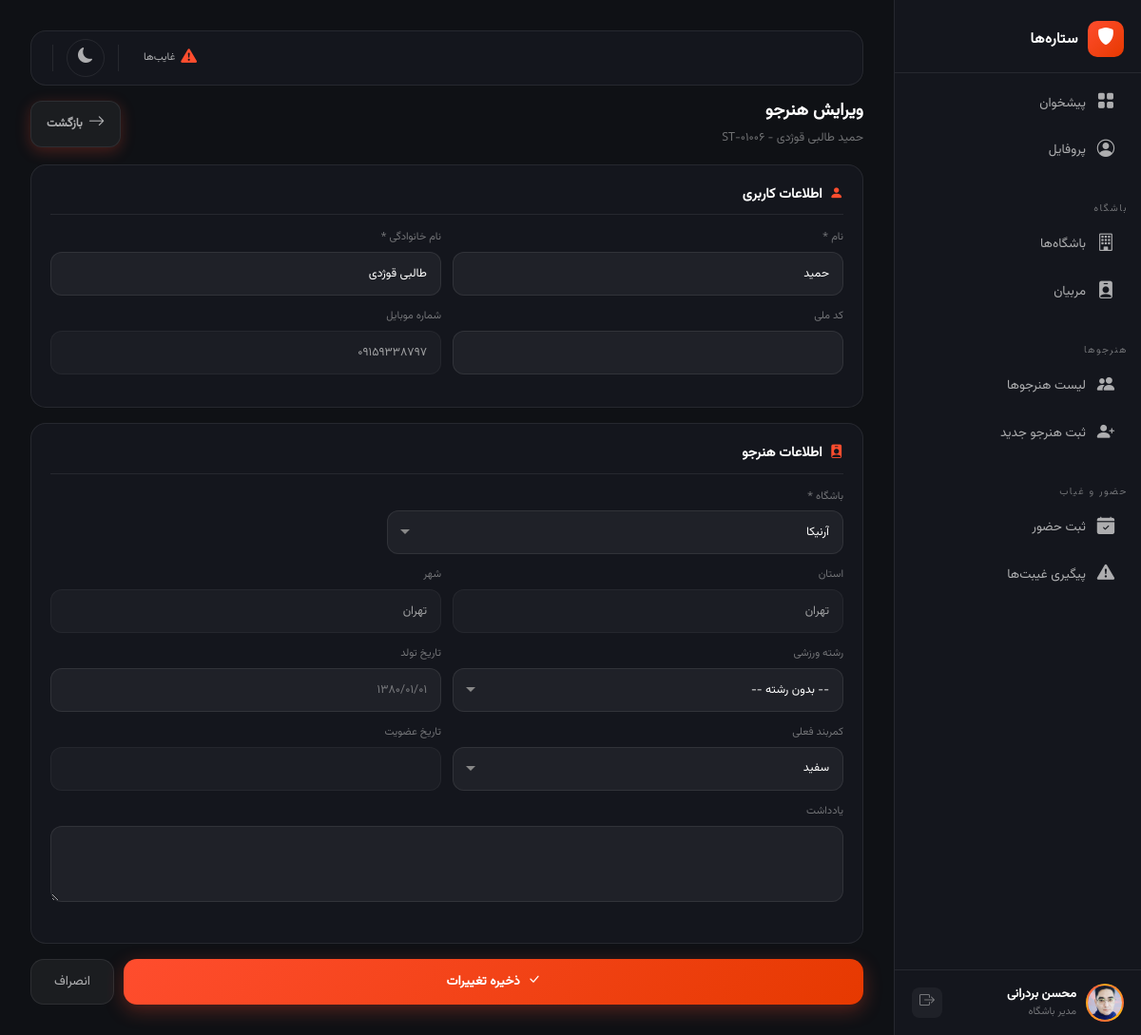
/students/6/edit/ (signed in), run on an earlier commit of the app's database.
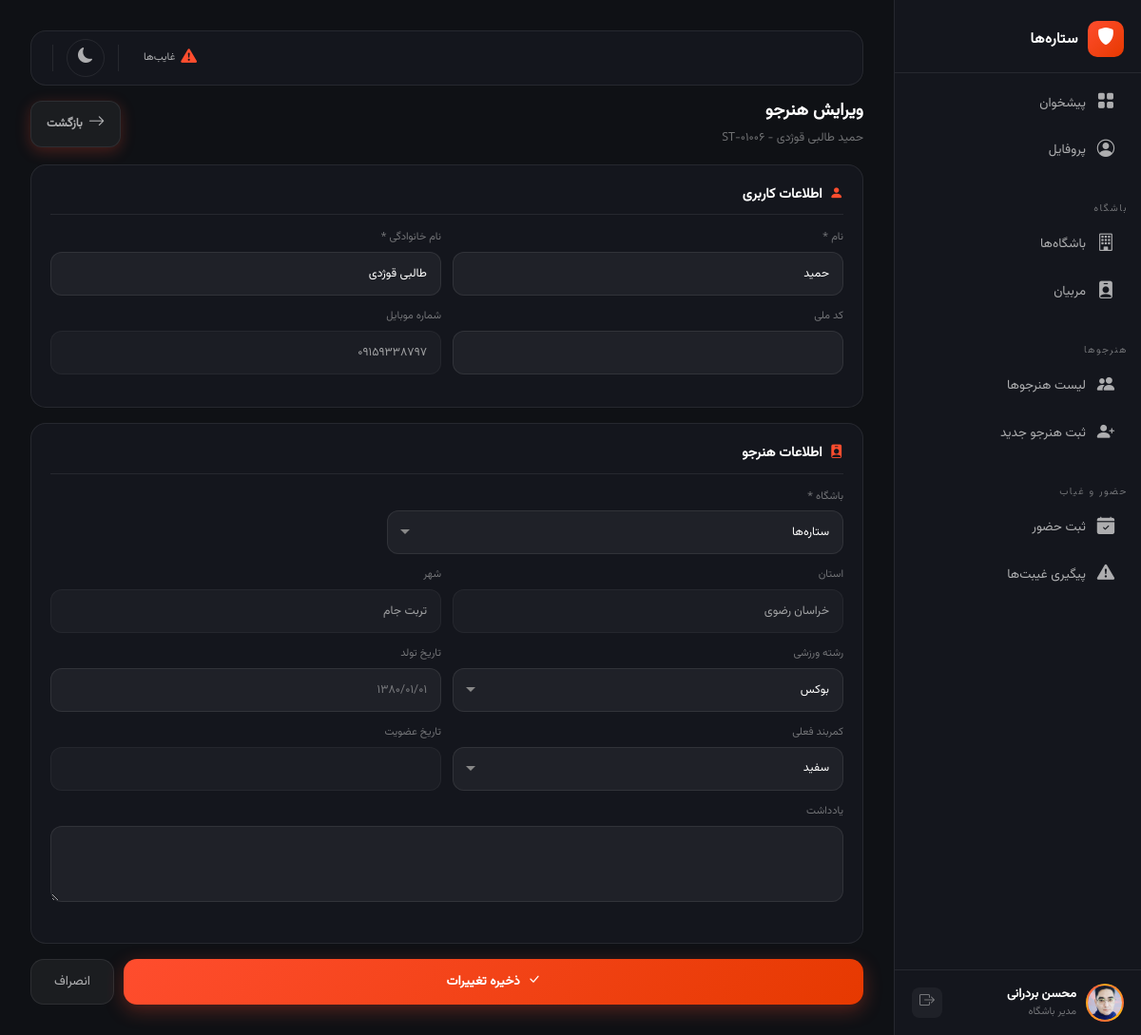
And on a later commit of the database.
### apps/clubs/models.py (models this page shows, shortened)
class Club(models.Model):
    name = models.CharField('نام باشگاه', max_length=200)
    sports = models.ManyToManyField('Sport', related_name='clubs', verbose_name='رشته‌های ورزشی', blank=True)
    province = models.ForeignKey(Province, on_delete=models.PROTECT, related_name='clubs', verbose_name='استان')
    city = models.ForeignKey(City, on_delete=models.PROTECT, related_name='clubs', verbose_name='شهر')
    address = models.TextField('آدرس', blank=True, null=True)
    phone = models.CharField('تلفن', max_length=11, blank=True, null=True)
    is_active = models.BooleanField('فعال', default=True)
    created_at = models.DateTimeField('تاریخ ایجاد', auto_now_add=True)
    class Meta:
        verbose_name = 'باشگاه'
        verbose_name_plural = 'باشگاه‌ها'

class Province(models.Model):
    name = models.CharField('استان', max_length=100)
    class Meta:
        verbose_name = 'استان'
        verbose_name_plural = 'استان‌ها'

class City(models.Model):
    province = models.ForeignKey(Province, on_delete=models.CASCADE, related_name='cities', verbose_name='استان')
    name = models.CharField('شهر', max_length=100)
    class Meta:
        verbose_name = 'شهر'
        verbose_name_plural = 'شهرها'

class Sport(models.Model):
    name = models.CharField('نام رشته', max_length=100)
    description = models.TextField('توضیحات', blank=True, null=True)
    class Meta:
        verbose_name = 'رشته ورزشی'
        verbose_name_plural = 'رشته‌های ورزشی'
        ordering = ['name']

### apps/students/models.py (models this page shows, shortened)
class Student(models.Model):
    BELTS = [
        ('white', 'سفید'),
        ('yellow', 'زرد'),
        ('orange', 'نارنجی'),
        ('green', 'سبز'),
        ('blue', 'آبی'),
        ('red', 'قرمز'),
        ('black_1', 'دان ۱'),
        ('black_2', 'دان ۲'),
        ('black_3', 'دان ۳'),
        ('black_4', 'دان ۴'),
        ('black_5', 'دان ۵'),
    ]
    user = models.OneToOneField(
        settings.AUTH_USER_MODEL,
        on_delete=models.CASCADE,
        related_name='student_profile',
        verbose_name='کاربر'
    )
    club = models.ForeignKey(
        Club,
        on_delete=models.PROTECT,
        related_name='students',
        verbose_name='باشگاه'
    )
    sport = models.ForeignKey(Sport, on_delete=models.PROTECT, null=True, blank=True, related_name='students', verbose_name='رشته ورزشی')
    birth_date = jmodels.jDateField('تاریخ تولد', null=True, blank=True)
    student_code = models.CharField('کد هنرجویی', max_length=20, blank=True, unique=True)
    current_belt = models.CharField('کمربند فعلی', max_length=20, choices=BELTS, default='white')
    is_active = models.BooleanField('فعال', default=True)
    joined_at = jmodels.jDateField('تاریخ عضویت', auto_now_add=True)
    notes = models.TextField('یادداشت', blank=True, null=True)
    class Meta:
        verbose_name = 'هنرجو'
        verbose_name_plural = 'هنرجویان'

### apps/accounts/models.py (models this page shows, shortened)
class User(AbstractBaseUser, PermissionsMixin):
    phone = models.CharField(max_length=11, unique=True)
    first_name = models.CharField(max_length=100)
    last_name = models.CharField(max_length=100)
    birth_date = jmodels.jDateField('تاریخ تولد', null=True, blank=True)
    national_code = models.CharField(max_length=10, blank=True, null=True)
    avatar = models.ImageField(upload_to='avatars/', blank=True, null=True)
    is_super_manager = models.BooleanField(default=False)
    is_club_manager = models.BooleanField(default=False)
    is_instructor = models.BooleanField(default=False)
    is_active = models.BooleanField(default=True)
    is_staff = models.BooleanField(default=False)
    created_at = models.DateTimeField(auto_now_add=True)
    updated_at = models.DateTimeField(auto_now=True)
    objects = UserMnaager()
    USERNAME_FIELD = 'phone'
    REQUIRED_FIELDS = ['first_name', 'last_name']
    class Meta:
        verbose_name = 'کاربر'
        verbose_name_plural = 'کاربرها'
    def get_full_name(self):
        return f'{self.first_name} {self.last_name}'

### apps/students/views.py (the view, shortened to what this page needs)
# urls.py: path('<int:pk>/edit/', views.StudentEditView.as_view(), name='student_edit'),
class StudentEditView(LoginRequiredMixin, View):
    def get(self, request, pk):
        student = get_object_or_404(Student, pk=pk)
        club_id = request.GET.get('club', student.club_id)
        selected_club = Club.objects.get(pk=club_id) if Club.objects.filter(pk=club_id).exists() else student.club
        clubs = Club.objects.filter(is_active=True)
        sports = Sport.objects.all()
        belts = Student.BELTS
        return render(request, 'students/student_edit.html', {
            'student': student,
            'clubs': clubs,
            'sports': sports,
            'belts': belts,
            'selected_club': selected_club,
        })

### apps/core/context_processors.py (called while the page is built)
def site_settings(request):
    return {'site_settings': SiteSetting.get_settings()}

### apps/core/models.py (called while the page is built)
    @classmethod
    def get_settings(cls):
        obj, created = cls.objects.get_or_create(pk=1)
        return obj

### templates/students/student_edit.html (shortened to what the changed rows need)
{% extends 'base.html' %}
{% load static %}
{% load jformat %}
{% block content %}
<div class="dashboard-layout">
    <main class="dashboard-main">
        <div class="page-header animate__animated animate__fadeIn">
            <div>
                <h1 class="page-title">ویرایش هنرجو</h1>
                <div class="page-subtitle">{{ student.user.get_full_name }} - {{ student.student_code }}</div>
            </div>
        </div>
        <form method="post">
            <div class="form-section animate__animated animate__fadeInUp">
                <div class="form-row">
                    <div class="form-group"><label>نام *</label><input type="text" name="first_name" class="input-glass" value="{{ student.user.first_name }}" required></div>
                    <div class="form-group"><label>نام خانوادگی *</label><input type="text" name="last_name" class="input-glass" value="{{ student.user.last_name }}" required></div>
                </div>
                <div class="form-row">
                    <div class="form-group"><label>شماره موبایل</label><input type="text" class="input-glass" value="{{ student.user.phone }}" disabled style="opacity:0.6;"></div>
                </div>
            </div>
            <div class="form-section animate__animated animate__fadeInUp">
                <div class="form-group"><label>باشگاه *</label>
                    <select name="club" class="input-glass" hx-get="{% url 'clubs:club_info_partial' %}" hx-trigger="change" hx-target="#provinceCityInfo" hx-swap="innerHTML" hx-include="this">
                        {% for c in clubs %}<option value="{{ c.id }}" {% if c.id == selected_club.id %}selected{% endif %}>{{ c.name }}</option>{% endfor %}
                    </select>
                </div>
                <div id="provinceCityInfo" class="form-row">
                    <div class="form-group"><label>استان</label><input type="text" class="input-glass" value="{{ selected_club.province.name }}" readonly></div>
                    <div class="form-group"><label>شهر</label><input type="text" class="input-glass" value="{{ selected_club.city.name }}" readonly></div>
                </div>
                <div class="form-row">
                    <div class="form-group"><label>رشته ورزشی</label>
                        <select name="sport" class="input-glass">
                            <option value="">-- بدون رشته --</option>
                            {% for sp in sports %}<option value="{{ sp.id }}" {% if student.sport_id == sp.id %}selected{% endif %}>{{ sp.name }}</option>{% endfor %}
                        </select>
                    </div>
                </div>
                <div class="form-row">
                    <div class="form-group"><label>کمربند فعلی</label>
                        <select name="current_belt" class="input-glass">
                            {% for value, label in belts %}<option value="{{ value }}" {% if student.current_belt == value %}selected{% endif %}>{{ label }}</option>{% endfor %}
                        </select>
                    </div>
                </div>
            </div>
        </form>
    </main>
</div>
{% endblock %}

What changed in the data, as far as the page shows it:
no longer on this page (row unchanged): Club: province.name "تهران", city.name "تهران"
changed Student "ST-01006": sport (not shown) → "بوکس"
now on this page (row unchanged): Club: province.name "خراسان رضوی", city.name "تربت جام"
Also different on the page:
form field club: "آرنیکا" → "ستاره‌ها"
form field sport: "-- بدون رشته --" → (not shown)
